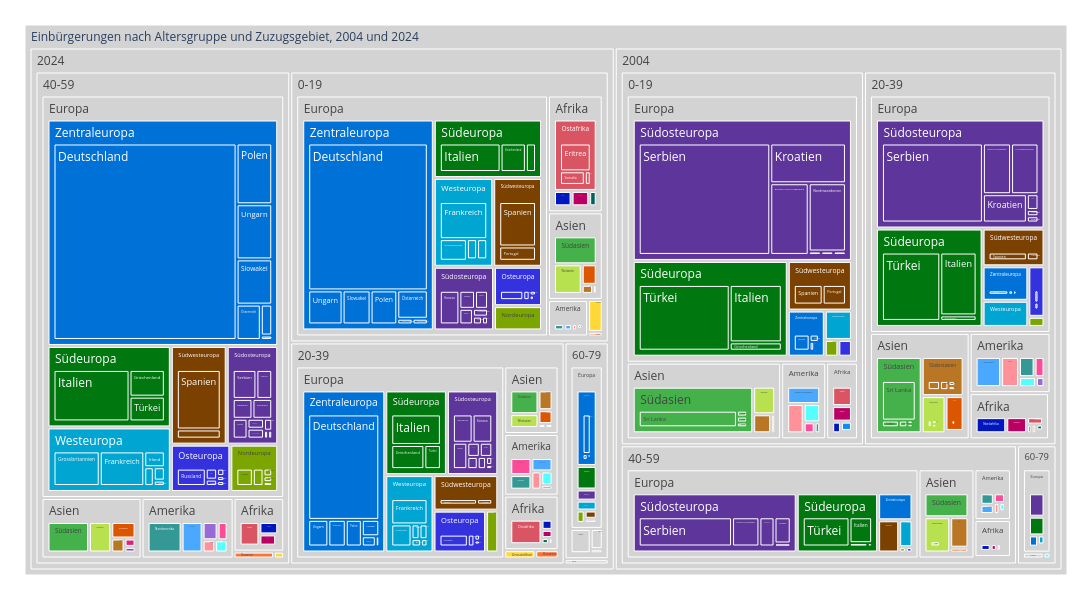

This figure's notebook cell:
### Code cell
#data=data2betested.loc[(data2betested.index.year == 2004)| (data2betested.index.year == 2014) | (data2betested.index.year == 2024)].query("FzAnz>20")

treeMap3= mypy_dv.plot_px_treemap(
    data=myTM3.reset_index()
    ,levels=['Jahr_nbr','AlterV20Kurz','KontinentBisherLang','RegionBisherLang', 'NationBisherLang',]
    ,values="sum_AnzEinbWir"
    ,color="RegionBisherLang"
    #, color_continuous_scale='Blues'
    ,color_discrete_map=farben_dict_zc 
    ,height=600
    ,width=1100               
    #,margin_val_bottom=25
    ,myHeaderTitle="Einbürgerungen nach Altersgruppe und Zuzugsgebiet, "+str(myTM.reset_index().Jahr_nbr.min()) +" und " +str(myTM.reset_index().Jahr_nbr.max())
)
treeMap3

### Figure 1 — Plotly figure (JSON) as saved in the notebook; plotly's stock layout.template omitted (floating-point values rounded to 4 significant figures; data arrays with more than 128 entries replaced by an {"elided": "..."} marker saying what was removed)
{"data": [{"branchvalues": "total", "customdata": {"elided": "728x1 str values"}, "domain": {"x": [0, 1], "y": [0, 1]}, "hovertemplate": "%{label}<br><br>Anzahl:<br>%{value}<extra></extra>", "ids": {"elided": "728 str values"}, "labels": {"elided": "728 str values"}, "marker": {"colors": {"elided": "728 str values"}}, "name": "", "parents": {"elided": "728 str values"}, "root": {"color": "grey"}, "type": "treemap", "values": {"elided": "728 int values"}}], "layout": {"height": 600, "legend": {"tracegroupgap": 0}, "margin": {"b": 25, "l": 25, "r": 25, "t": 25}, "width": 1100}}
